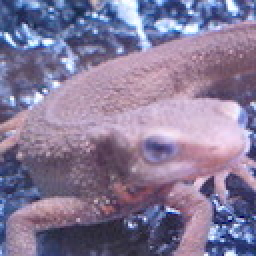
#> input picture assets/imori.jpg, 128 x 128 px (shown 2 times larger)
$ jupyter execute --allow-errors 'Emboss, LoG, DoG, Bilateral filter.ipynb'   (older library calls are emulated)
#> lines starting #> are read from the running program, lines starting #| are printed output that depends on the picture
[cell 1]
import cv2
import numpy as np
from matplotlib import pyplot as plt

[cell 2]
img = cv2.imread("../assets/imori.jpg", 0)
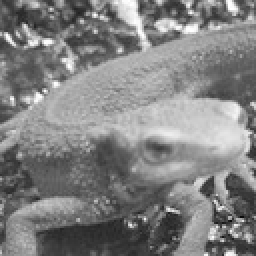
#> img: shape (128, 128) (shown 2 times larger); min 8, max 255, mean 129.1

[cell 3]
# Emboss kernel
kernel = np.array([[-2, -1,  0],
                                [-1, 1, 1],
                                [0, 1,  2]]).astype(np.float32)
# Emboss filtering
dst = cv2.filter2D(img, cv2.CV_8U, kernel)
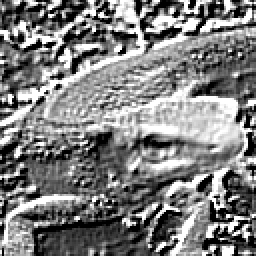
#> dst: shape (128, 128) (shown 2 times larger); min 0, max 255, mean 126.3
plt.imshow(dst, cmap="gray")

[cell 4]
# LoG kernel
K = np.array([[0, 0, 1, 0, 0],
                        [0, 1, 2, 1, 0],
                        [1, 2, -16, 2, 1],
                        [0, 1, 2, 1, 0],
                        [0, 0, 1, 0, 0]])
# LoG filtering
#> (the rest of this cell did not finish here and is left out)

[cell 5]
# DoG filtering
def DoG_filtering(img, ksize, sigma1, sigma2):
    g1 = cv2.GaussianBlur(img, ksize, sigma1)
    g2 = cv2.GaussianBlur(img, ksize, sigma2)

    return g1 - g2

#> (a cell that did not finish here is left out)

#> (a cell that did not finish here is left out)

[cell 8]
# Gaussian > Grayscale > Laplaceian
img3 = cv2.imread("../assets/imori_noise.jpg")
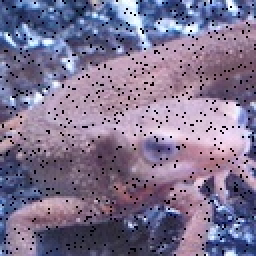
#> input picture assets/imori_noise.jpg, 128 x 128 px (shown 2 times larger)
#> img3 is the input picture: shape (128, 128, 3); mean B, G, R 145.1, 116.1, 127.6
src = cv2.GaussianBlur(img3, (3,3), 0)
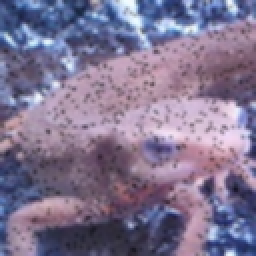
#> src: shape (128, 128, 3) (shown 2 times larger); mean B, G, R 145.1, 116.1, 127.6
gray = cv2.cvtColor(src, cv2.COLOR_BGR2GRAY)
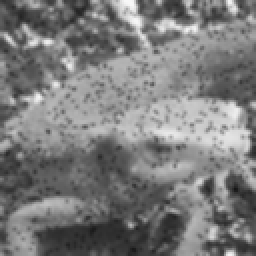
#> gray: shape (128, 128) (shown 2 times larger); min 21, max 248, mean 122.9
dst = cv2.Laplacian(gray, cv2.CV_16S, 3)
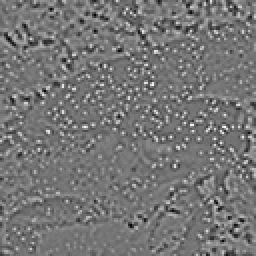
#> dst: shape (128, 128) int16 (shown 2 times larger); min -115, max 134, mean 0; drawn with min black and max white
# CV_16S > CV_8U
abs_dst = cv2.convertScaleAbs(dst)
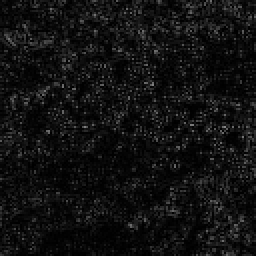
#> abs_dst: shape (128, 128) (shown 2 times larger); min 0, max 134, mean 16.9
plt.imshow(abs_dst, cmap="gray")
